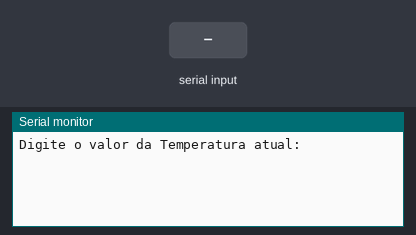
Bench run of a sketch on a simulated Arduino Uno, built with avr-gcc and run on an emulated ATmega328P. Parts: the last lines printed to the serial monitor. The test bench sets the inputs (shaded band). Random numbers use the default seed unless the sketch sets one.

Above: at 1.2 s.
1.3 s: "90,45\n" received over Serial
At 3.5 s:
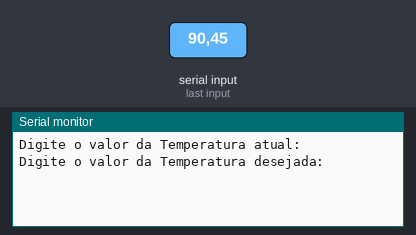
3.8 s: "30,150\n" received over Serial
At 6.6 s:
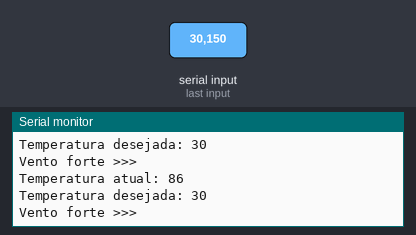
Timing chart, 0 to 8.1 s (numbered marks = the images above; inputs shaded):
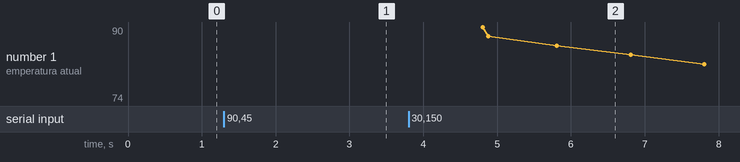

The sketch:

PseudoAlgol.ino
```cpp
// Author: Rodrigo Carlos
// E-mail: rodrigo19962010@live.com
// Pseudo-algoritmo do Sistema de Refrigeração 2016

long temperaturaAtual = 0;
long temperaturaDesejada = 0;

unsigned long tempoAnterior = 0;
unsigned long tempoMaximo = 1000;

int portaDaBateria = 12;

void setup(){

  Serial.begin(9600);

  temperaturaAtual = 0;
  temperaturaDesejada = 0;

  // pinMode(portaDaBateria, OUTPUT);

}

void loop(){

  unsigned long tempoAtual = millis();

  if(temperaturaAtual==0){
    Serial.println("Digite o valor da Temperatura atual: ");
  }

  while(temperaturaAtual==0){

    if(Serial.available()){
      temperaturaAtual = Serial.readString().toInt();

    }

  }

  if(temperaturaDesejada==0){
    Serial.println("Digite o valor da Temperatura desejada: ");
  }

  while(temperaturaDesejada==0){

      if(Serial.available()){
        temperaturaDesejada = Serial.readString().toInt();
      }

  }

  Serial.print("Temperatura atual: ");
  Serial.println(temperaturaAtual);

  Serial.print("Temperatura desejada: ");
  Serial.println(temperaturaDesejada);

  if(temperaturaAtual>temperaturaDesejada){

    if(temperaturaAtual-temperaturaDesejada>10){
      // Ventilador forte
      Serial.println("Vento forte >>> ");
      temperaturaAtual = temperaturaAtual-2;
    }
    else{
        if(temperaturaAtual-temperaturaDesejada>5){
        // Ventilador médio
        Serial.println("Vento regular ZZZ ");
        temperaturaAtual = temperaturaAtual-1.5;
        }
        else{
          // Ventilador fraco
          Serial.println("Vento fraco ||| ");
          temperaturaAtual = temperaturaAtual-0.5;
        }
    }

  }
  else if(temperaturaAtual==temperaturaDesejada){
    // Ventilador fraco
    randomSeed(analogRead(0));
    temperaturaAtual = temperaturaAtual+(random(3)-random(3));
  }
  else{
    // Aqui podemos economizar a energia elétrica
    // Ligar conexão com bateria
    Serial.println("Ventilador desligado temporariamente!");
    // digitalWrite(portaDaBateira, HIGH);
    randomSeed(analogRead(0));
    temperaturaAtual = temperaturaAtual+(random(3)-random(3));
  }

  while(tempoAtual-tempoAnterior<tempoMaximo){
    tempoAtual = millis();
  }

  tempoAnterior = tempoAtual;

  /*// Desligando a carga energética repassada já que no próximo laço a energia pode ser usada para mantimento do projeto
   * if(digitalRead(portaDaBateria)==HIGH){
   *  digitalWrite(portaDaBateria, LOW);
   * }
   */

}
```

Measured:
- after the input at 1.3 s, the serial monitor: prints a new line after 1.0 s (image 1)
- after the input at 3.8 s, the serial monitor: prints a new line after 1.0 s (image 2)
